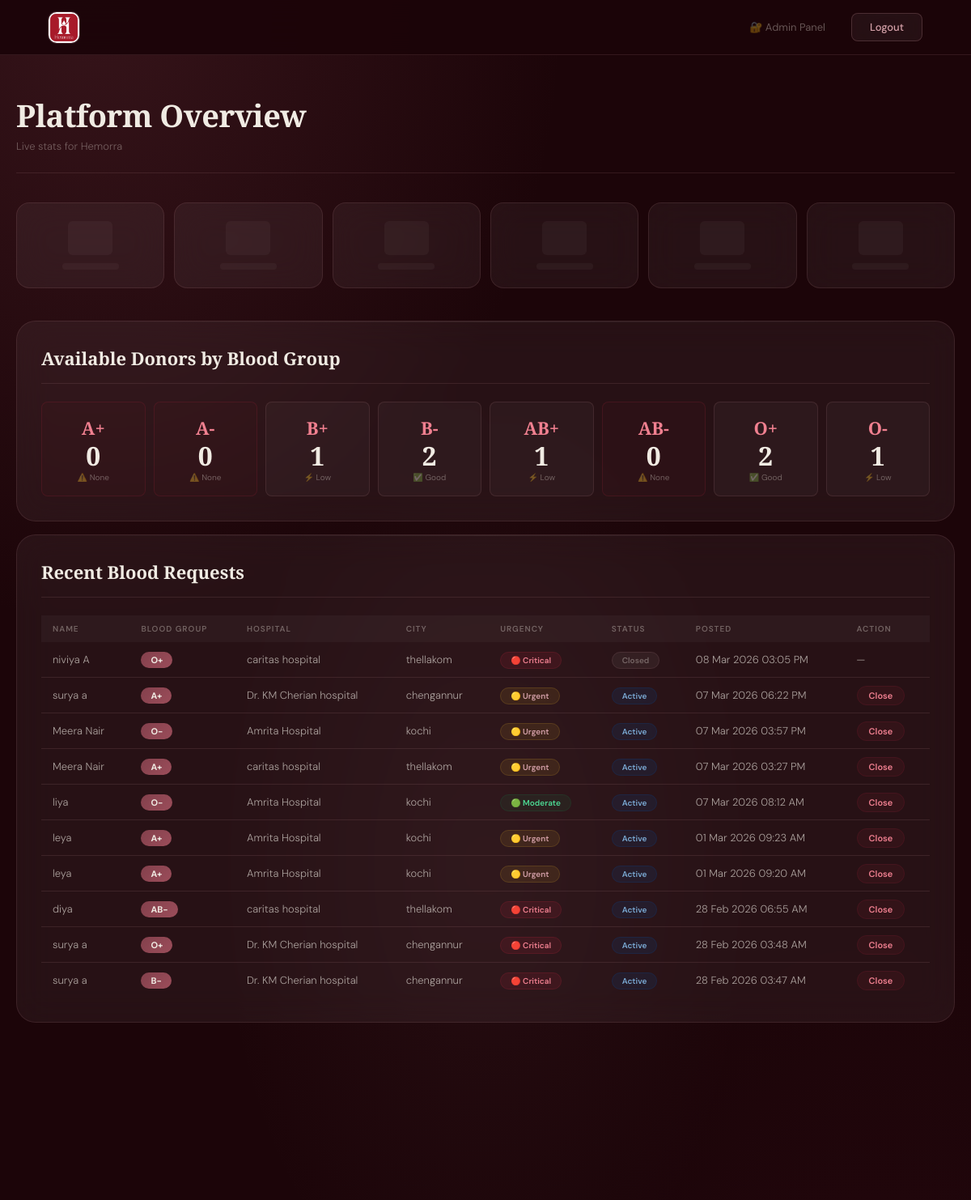
Before: /admin/dashboard (signed in, upper part) with the older database file.
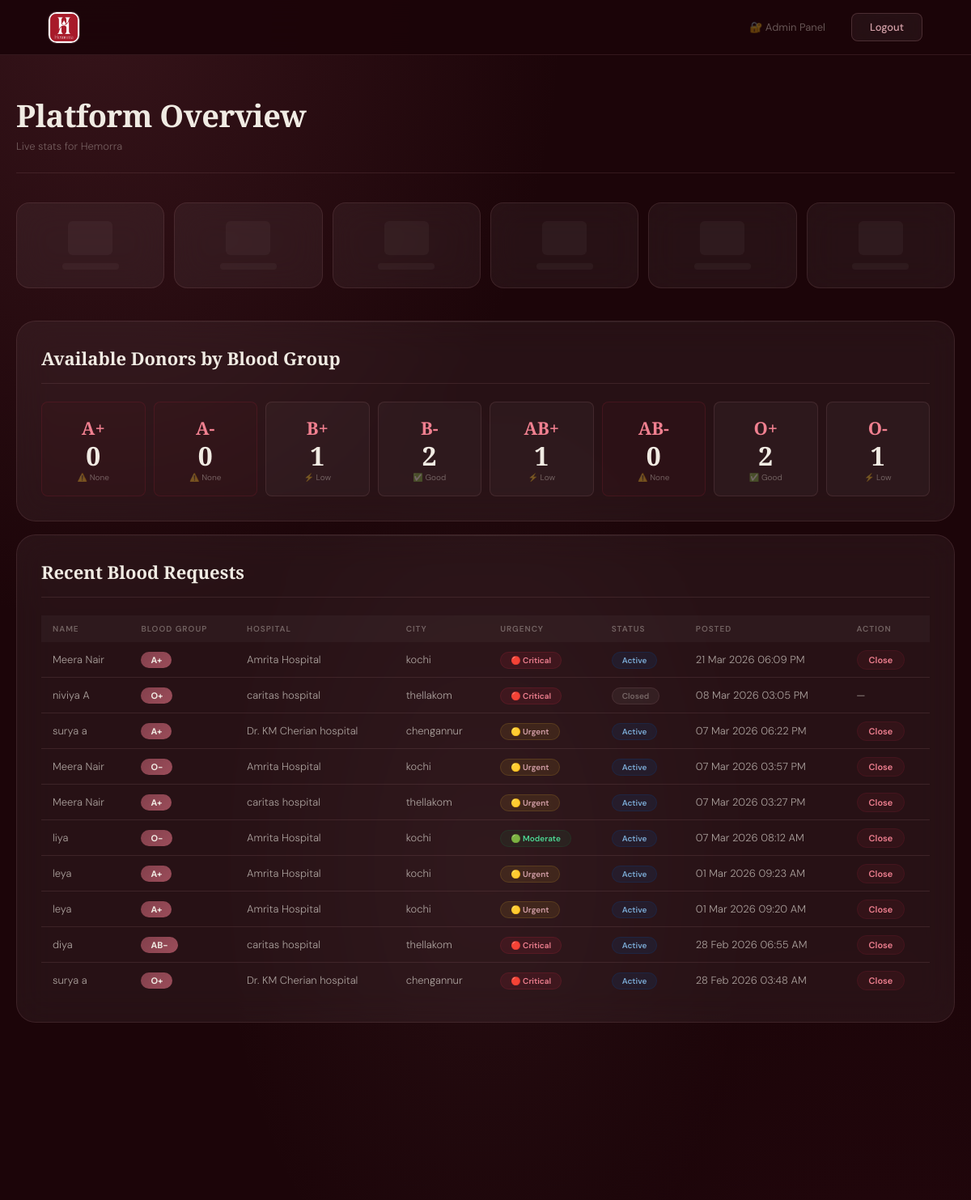
After: the same page with the newer database file.
### database.py (models this page shows)
class User(db.Model):
    id = db.Column(db.Integer, primary_key=True)
    name = db.Column(db.String(100), nullable=False)
    email = db.Column(db.String(100), unique=True, nullable=False)
    college_id = db.Column(db.String(50), unique=True, nullable=False)
    blood_group = db.Column(db.String(5), nullable=False)
    weight = db.Column(db.Float, nullable=False)
    city = db.Column(db.String(100), nullable=False)
    last_donation_date = db.Column(db.DateTime, nullable=True)
    is_available = db.Column(db.Boolean, default=True)
    next_eligible_date = db.Column(db.DateTime, nullable=True)
    donate_count = db.Column(db.Integer, default=0)
    password = db.Column(db.String(200), nullable=False)
    telegram_chat_id = db.Column(db.String(100), nullable=True)

class BloodRequest(db.Model):
    id = db.Column(db.Integer, primary_key=True)
    requester_name = db.Column(db.String(100), nullable=False)
    requester_phone = db.Column(db.String(20), nullable=False)
    blood_group = db.Column(db.String(5), nullable=False)
    hospital = db.Column(db.String(200), nullable=False)
    city = db.Column(db.String(100), nullable=False)
    urgency = db.Column(db.String(20), nullable=False)
    status = db.Column(db.String(20), default='active')
    unique_code = db.Column(db.String(10), unique=True, nullable=False)
    created_at = db.Column(db.DateTime, default=datetime.utcnow)

### app.py (the view)
@app.route('/admin/dashboard')
def admin_dashboard():
    if not session.get('admin'):
        return redirect(url_for('admin'))
    total_donors = User.query.count()
    available_donors = User.query.filter_by(is_available=True).filter(
        (User.next_eligible_date == None) |
        (User.next_eligible_date <= datetime.utcnow())
    ).count()
    in_cooldown = User.query.filter(
        User.next_eligible_date > datetime.utcnow()
    ).count()
    total_requests = BloodRequest.query.count()
    active_requests = BloodRequest.query.filter_by(status='active').count()
    total_donations = DonorResponse.query.filter_by(status='donated').count()
    blood_groups = ['A+', 'A-', 'B+', 'B-', 'AB+', 'AB-', 'O+', 'O-']
    blood_group_counts = {}
    for bg in blood_groups:
        count = User.query.filter_by(blood_group=bg, is_available=True).filter(
            (User.next_eligible_date == None) |
            (User.next_eligible_date <= datetime.utcnow())
        ).count()
        blood_group_counts[bg] = count
    recent_requests = BloodRequest.query.order_by(
        BloodRequest.created_at.desc()
    ).limit(10).all()
    all_donors = User.query.order_by(User.donate_count.desc()).all()
    return render_template('admin_dashboard.html',
        total_donors=total_donors,
        available_donors=available_donors,
        in_cooldown=in_cooldown,
        total_requests=total_requests,
        active_requests=active_requests,
        total_donations=total_donations,
        blood_group_counts=blood_group_counts,
        recent_requests=recent_requests,
        all_donors=all_donors,
        now=datetime.utcnow()
    )

### app.py (called while the page is built)
@app.after_request
def add_header(response):
    if 'Content-Type' in response.headers and response.headers['Content-Type'] == 'text/plain':
        if response.response and isinstance(response.response[0], bytes):
            if b'body {' in response.response[0] or b':root {' in response.response[0]:
                response.headers['Content-Type'] = 'text/css'
    return response

### templates/admin_dashboard.html (shortened to what this page needs)
<!DOCTYPE html>
<html lang="en">
<head>
    <link rel="stylesheet" href="{{ url_for('static', filename='style.css') }}">
</head>
<body class="admin-body">
    <nav class="nav-landing">
    <img src="{{ url_for('static', filename='logo.png.jpeg') }}" alt="Hemorra" class="nav-logo-img">
    <div class="nav-links">
        <span class="nav-name">🔐 Admin Panel</span>
        <a href="/admin/logout" class="btn-nav-register">Logout</a>
    </div>
</nav>
    <div class="admin-container">
        <div class="admin-header">
            <h1>Platform Overview</h1>
            <p>Live stats for Hemorra</p>
        </div>
        <div class="admin-stats-grid" id="admin-stats-skeleton">
            {% for i in range(6) %}
            <div class="skeleton-admin-card">
                <div class="skeleton skeleton-admin-num"></div>
                <div class="skeleton skeleton-admin-label"></div>
            </div>
            {% endfor %}
        </div>
        <div class="admin-section animate-on-scroll">
            <h2>Available Donors by Blood Group</h2>
            <div class="blood-group-grid">
                {% for bg, count in blood_group_counts.items() %}
                <div class="blood-group-card {% if count == 0 %}empty{% endif %}">
                    <div class="bg-label">{{ bg }}</div>
                    <div class="bg-count">{{ count }}</div>
                    <div class="bg-status">
                        {% if count == 0 %}⚠️ None
                        {% elif count == 1 %}⚡ Low
                        {% else %}✅ Good{% endif %}
                    </div>
                </div>
                {% endfor %}
            </div>
        </div>
        <div class="admin-section animate-on-scroll">
            <h2>Recent Blood Requests</h2>
            <div class="admin-table-box">
                <table class="admin-table">
                    <thead>
                        <tr>
                            <th>Name</th>
                            <th>Blood Group</th>
                            <th>Hospital</th>
                            <th>City</th>
                            <th>Urgency</th>
                            <th>Status</th>
                            <th>Posted</th>
                            <th>Action</th>
                        </tr>
                    </thead>
                    <tbody>
                        {% for req in recent_requests %}
                        <tr>
                            <td>{{ req.requester_name }}</td>
                            <td><span class="bg-pill">{{ req.blood_group }}</span></td>
                            <td>{{ req.hospital }}</td>
                            <td>{{ req.city }}</td>
                            <td>
                                {% if req.urgency == 'critical' %}<span class="urgency-pill critical">🔴 Critical</span>
                                {% elif req.urgency == 'urgent' %}<span class="urgency-pill urgent">🟡 Urgent</span>
                                {% else %}<span class="urgency-pill moderate">🟢 Moderate</span>{% endif %}
                            </td>
                            <td>
                                {% if req.status == 'active' %}<span class="status-pill active">Active</span>
                                {% else %}<span class="status-pill closed">Closed</span>{% endif %}
                            </td>
                            <td>{{ req.created_at.strftime('%d %b %Y %I:%M %p') }}</td>
                            <td>
                                {% if req.status == 'active' %}
                                <a href="/admin/close_request/{{ req.id }}" class="btn-close-req"
                                    onclick="return confirm('Close this request?')">Close</a>
                                {% else %}—{% endif %}
                            </td>
                        </tr>
                        {% endfor %}
                    </tbody>
                </table>
            </div>
        </div>
    </div>
</body>
</html>

Changed rows visible on the page:
no longer on this page (row unchanged): BloodRequest: requester_name "surya a", blood_group "B-", hospital "Dr. KM Cherian hospital", city "chengannur", urgency "🔴 Critical", status "Active", created_at "28 Feb 2026 03:47 AM"
added BloodRequest: requester_name "Meera Nair", blood_group "A+", hospital "Amrita Hospital", city "kochi", urgency "🔴 Critical", status "Active", created_at "21 Mar 2026 06:09 PM"
